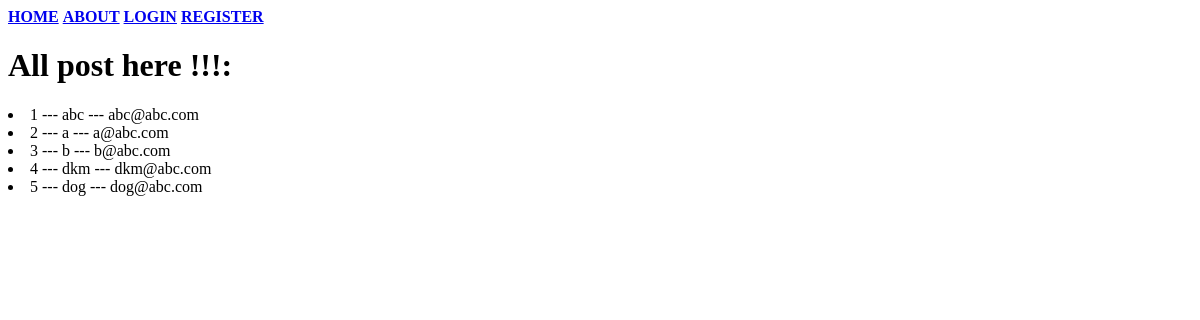
Before: / with the older database file.
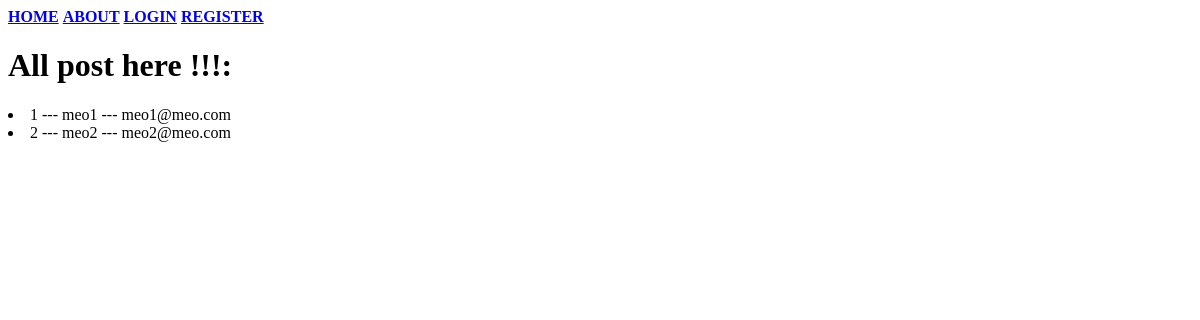
After: the same page with the newer database file.
### source/models.py (models this page shows, shortened)
class User(db.Model, UserMixin):
	__tablename__ = 'user_table'
	id = db.Column(db.Integer(), primary_key=True)
	username = db.Column(db.String(30), unique=True, index =True, nullable=False)
	email = db.Column(db.String(40), unique=True, index =True, nullable=False)
	avatar = db.Column(db.String(30), nullable=False, default='default.jpg')
	password_hash = db.Column(db.String(128), nullable=False)
	post = db.relationship('Post', backref='author', lazy=True)

### source/core/views.py (the view)
@core.route('/')
def index():
	user_list = User.query.all()
	print(user_list)
	return render_template('index.html', user_list=user_list)

### source/templates/index.html
{% extends 'base.html' %}
{% block content %}
	<h1>All post here !!!: </h1>
	{% for user in user_list %}
	<li>{{ user.id }} --- {{ user.username }} --- {{ user.email }}</li>
	{% endfor %}
{% endblock %}

### source/templates/base.html (shortened to what this page needs)
<nav>
	<strong><a href="{{ url_for('core.index') }}">HOME</a></strong>
	<strong><a href="{{ url_for('core.about') }}">ABOUT</a></strong>
	{% if current_user.is_authenticated %}
	<strong><a href="{{ url_for('user.logout') }}">LOGOUT</a></strong>
	<strong><a href="{{ url_for('user.account') }}">UPDATE</a></strong>
	<strong><a href="{{ url_for('user.posts', username=current_user.username) }}">POSTS</a></strong>
	<strong><a href="#">CREATE POST</a></strong>
	{% else %}
	<strong><a href="{{ url_for('user.login') }}">LOGIN</a></strong>
	<strong><a href="{{ url_for('user.register') }}">REGISTER</a></strong>
	{% endif %}
</nav>
{% block content %}
{% endblock %}

Changed rows visible on the page:
removed User: id "3", username "b", email "b@abc.com"
removed User: id "4", username "dkm", email "dkm@abc.com"
removed User: id "5", username "dog", email "dog@abc.com"
changed User id 1: username "abc" → "meo1"; email "abc@abc.com" → "meo1@meo.com"
changed User id 2: username "a" → "meo2"; email "a@abc.com" → "meo2@meo.com"
